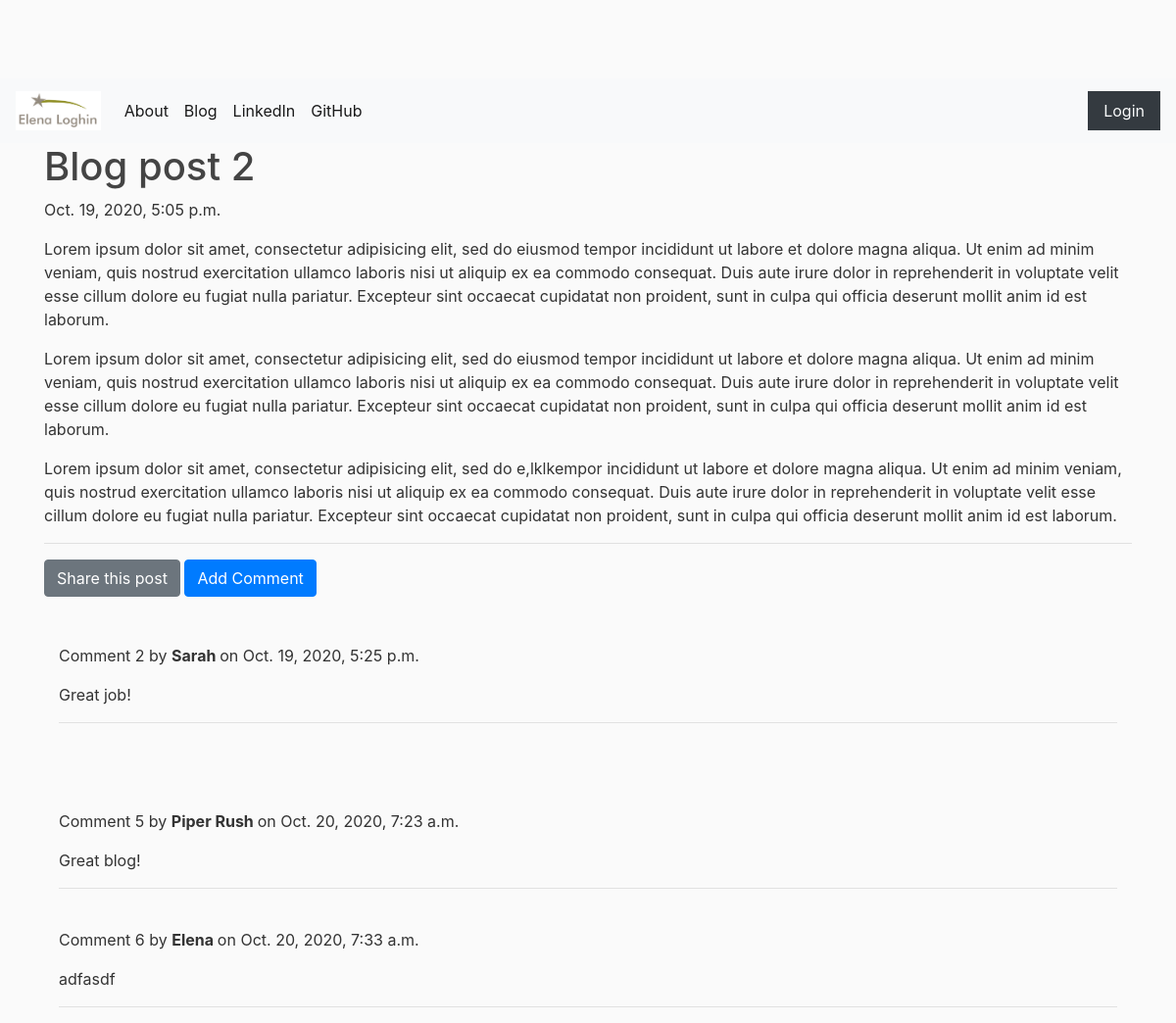
Screenshot of /post/blog-post-2/ with the database file from the repository.
### blog/models.py (models this page shows, shortened)
class Post(models.Model):
    STATUS_CHOICES = (
        ('draft', 'Draft'),
        ('published', 'Published'),
    )
    title = models.CharField(max_length = 200)
    slug = models.SlugField(null=False, max_length = 250, unique_for_date='published_date')
    author = models.ForeignKey(User, on_delete=models.CASCADE, related_name='blog_posts')
    text = models.TextField()
    published_date = models.DateTimeField(default=timezone.now)
    created_date = models.DateTimeField(auto_now_add=True)
    updated_date = models.DateTimeField(auto_now=True)
    status = models.CharField(max_length=10, choices=STATUS_CHOICES, default='draft')
    objects = models.Manager() # The default manager.
    published = PublishedManager() # Our custom manager.
    class Meta:
        ordering = ('-published_date',)

class Comment(models.Model):
    post = models.ForeignKey(Post, related_name='comments', on_delete = models.CASCADE)
    author = models.CharField(max_length=200)
    email = models.EmailField(null = True)
    text = models.TextField()
    date_created = models.DateTimeField(default = timezone.now)
    date_updated = models.DateTimeField(auto_now=True)
    approved_comment = models.BooleanField(default = False)
    class Meta:
        ordering = ('date_created',)

### blog/views.py (the view)
# urls.py: path('post/<slug:slug>/', views.PostDetailView.as_view(), name="blog_post_detail"),
class PostDetailView(DetailView):
    model = Post
    def get_object(self, queryset=None):
        return get_object_or_404(Post, slug=self.kwargs['slug'] )

### blog/templates/blog/post_detail.html (shortened to what this page needs)
{% extends 'blog/base.html'%}
{% block content %}
  <h1 class="posttitle">{{post.title}}</h1>
  {% if post.published_date %}
      {{post.published_date}}
  {% else %}
      <a class="btn btn-success" href="{% url 'blog_post_publish' post.pk %}">Publish</a>
  {% endif %}
  <p class='postcontent'>{{ post.text|safe|linebreaksbr}}</p>
  <hr>
  <a class="btn btn-primary btn-secondary" href="{% url "blog_post_share" post.pk %}">Share this post</a>
  <a class="btn btn-primary btn-primary" href="{% url 'blog_add_comment_to_post' post.pk %}">Add Comment</a>
  <div class="container">
    {% for comment in post.comments.all %}
      <br>
      {% if user.is_authenticated or comment.approved_comment %}
        Comment {{ forloop.counter }} by <strong>{{ comment.author }} </strong> on {{ comment.date_created }}
        <p>{{comment.text|safe|linebreaks}}</p>
      <hr>
      {% endif %}
      {% empty %}
          <li>For the moment, no unicorn was interested to post a comment. You can be the first to do it!</li>
    {% endfor %}
  </div>
{% endblock %}

### blog/static/css/blog.css (style rules this page uses)
body { background: #fafafa; color: #333333; margin-top: 5rem; }
h1, h2, h3, h4, h5, h6 { color: #444444; }

### rows the page displays
Post: title "Blog post 2", published_date "Oct. 19, 2020, 5:05 p.m.", text "Lorem ipsum dolor sit amet, consectetur adipisicing elit, sed do eiusmod tempor incididunt ut labore et dolore magna aliqua. Ut enim ad minim veniam, quis nostrud exercitation ullamco laboris nisi ut aliquip ex ea commodo consequat. Duis aute irure dolor in reprehenderit in voluptate velit esse cillum dolore eu fugiat nulla pariatur. Excepteur sint occaecat cupidatat non proident, sunt in culpa qui officia deserunt mollit anim id est laborum. Lorem ipsum dolor sit amet, consectetur adipisicing elit, sed do eiusmod tempor incididunt ut labore et dolore magna aliqua. Ut enim ad minim veniam, quis nostrud exercitation ullamco laboris nisi ut aliquip ex ea commodo consequat. Duis aute irure…"
Comment: author "Sarah", date_created "Oct. 19, 2020, 5:25 p.m.", text "Great job!"
Comment: author "Piper Rush", date_created "Oct. 20, 2020, 7:23 a.m.", text "Great blog!"
Comment: author "Elena", date_created "Oct. 20, 2020, 7:33 a.m.", text "adfasdf"
